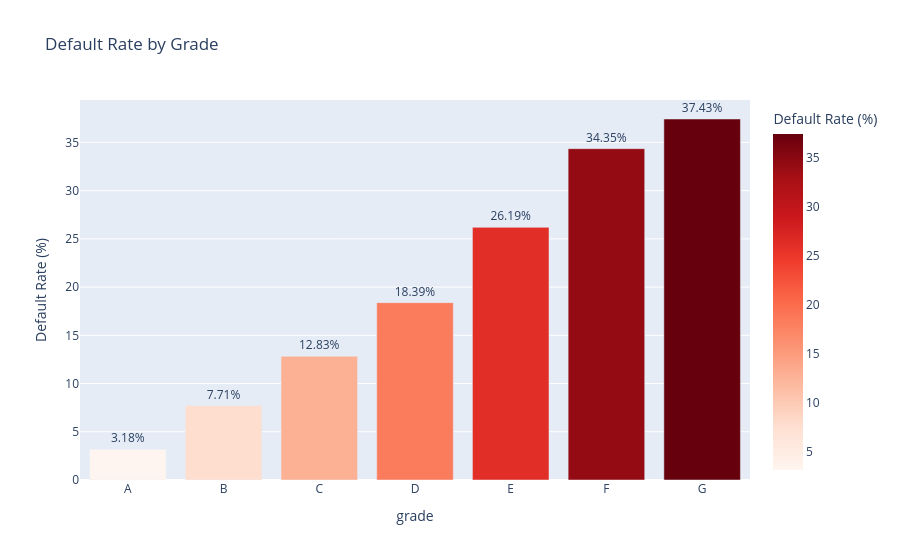
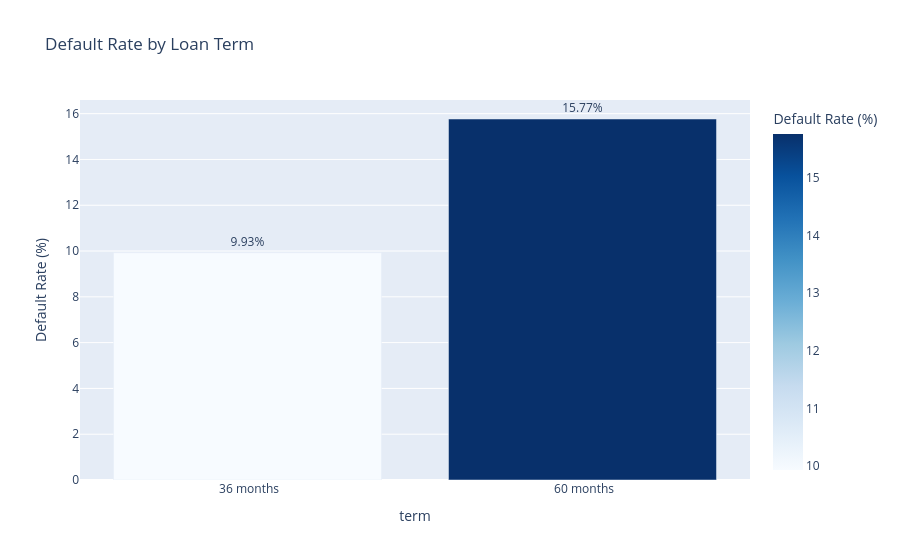

Notebook code for these charts, in order:
### Code cell
print("\n" + "="*80)
print("SECTION 3: DEFAULT RATE ANALYSIS BY KEY DIMENSIONS")
print("="*80)

# 3.1: Default Rate by Grade
print("\n\n3.1 DEFAULT RATE BY GRADE")
print("-" * 80)

default_by_grade = (
    loan_core.groupby("grade", observed=True)
    .agg({
        'default_flag': ['sum', 'count', 'mean']
    })
    .round(4)
)

default_by_grade.columns = ['Defaults', 'Total_Loans', 'Default_Rate']
default_by_grade = default_by_grade.sort_index()
default_by_grade['Default_Rate_%'] = (default_by_grade['Default_Rate'] * 100).round(2)

print(default_by_grade)
print(f"\nKey Insight: Default rates should generally increase from Grade A to G.")
print("Identify any inversions or unexpectedly high/low rates.")

#3.1 charting with plotly for better visualization

import plotly.express as px

# Recalculate clean plotting table
grade_plot = (
    loan_core
    .groupby("grade")["default_flag"]
    .mean()
    .reset_index()
)

grade_plot["Default Rate (%)"] = grade_plot["default_flag"] * 100

fig = px.bar(
    grade_plot,
    x="grade",
    y="Default Rate (%)",
    title="Default Rate by Grade",
    text="Default Rate (%)",
    color="Default Rate (%)",
    color_continuous_scale="Reds"
)

fig.update_traces(texttemplate='%{text:.2f}%', textposition='outside')
fig.update_layout(yaxis_title="Default Rate (%)")

fig.show()

# 3.2: Default Rate by Term
print("\n\n3.2 DEFAULT RATE BY LOAN TERM")
print("-" * 80)

default_by_term = (
    loan_core.groupby("term", observed=True)
    .agg({
        'default_flag': ['sum', 'count', 'mean']
    })
    .round(4)
)

default_by_term.columns = ['Defaults', 'Total_Loans', 'Default_Rate']
default_by_term['Default_Rate_%'] = (default_by_term['Default_Rate'] * 100).round(2)

print(default_by_term)
print(f"\nKey Insight: Longer-term loans may have higher default rates due to extended exposure.")

term_plot = (
    loan_core
    .groupby("term")["default_flag"]
    .mean()
    .reset_index()
)

term_plot["Default Rate (%)"] = term_plot["default_flag"] * 100

fig = px.bar(
    term_plot,
    x="term",
    y="Default Rate (%)",
    title="Default Rate by Loan Term",
    text="Default Rate (%)",
    color="Default Rate (%)",
    color_continuous_scale="Blues"
)

fig.update_traces(texttemplate='%{text:.2f}%', textposition='outside')
fig.show()

# 3.3: Default Rate by Disbursement Method
print("\n\n3.3 DEFAULT RATE BY DISBURSEMENT METHOD")
print("-" * 80)

default_by_disburse = (
    loan_core.groupby("disbursement_method", observed=True)
    .agg({
        'default_flag': ['sum', 'count', 'mean']
    })
    .round(4)
)

default_by_disburse.columns = ['Defaults', 'Total_Loans', 'Default_Rate']
default_by_disburse['Default_Rate_%'] = (default_by_disburse['Default_Rate'] * 100).round(2)

print(default_by_disburse)
print(f"\nKey Insight: Look for material differences in default rates by disbursement method.")

# 3.4: Cross-tabulation of Grade and Term
print("\n\n3.4 DEFAULT RATE BY GRADE AND TERM")
print("-" * 80)

grade_term_crosstab = pd.crosstab(
    loan_core['grade'],
    loan_core['term'],
    values=loan_core['default_flag'],
    aggfunc='mean'
).round(4) * 100

print("\nDefault Rate (%) - Grade x Term Matrix:")
print(grade_term_crosstab.round(2))

### Figure 1 — Plotly figure (JSON) as saved in the notebook; plotly's stock layout.template omitted (floating-point values rounded to 4 significant figures)
{"data": [{"hovertemplate": "grade=%{x}<br>Default Rate (%)=%{marker.color}<extra></extra>", "legendgroup": "", "marker": {"color": [3.181, 7.711, 12.83, 18.39, 26.19, 34.35, 37.43], "coloraxis": "coloraxis", "pattern": {"shape": ""}}, "name": "", "orientation": "v", "showlegend": false, "text": [3.181, 7.711, 12.83, 18.39, 26.19, 34.35, 37.43], "textposition": "outside", "texttemplate": "%{text:.2f}%", "type": "bar", "x": ["A", "B", "C", "D", "E", "F", "G"], "xaxis": "x", "y": [3.181, 7.711, 12.83, 18.39, 26.19, 34.35, 37.43], "yaxis": "y"}], "layout": {"barmode": "relative", "coloraxis": {"colorbar": {"title": {"text": "Default Rate (%)"}}, "colorscale": [[0, "rgb(255,245,240)"], [0.125, "rgb(254,224,210)"], [0.25, "rgb(252,187,161)"], [0.375, "rgb(252,146,114)"], [0.5, "rgb(251,106,74)"], [0.625, "rgb(239,59,44)"], [0.75, "rgb(203,24,29)"], [0.875, "rgb(165,15,21)"], [1, "rgb(103,0,13)"]]}, "legend": {"tracegroupgap": 0}, "title": {"text": "Default Rate by Grade"}, "xaxis": {"anchor": "y", "domain": [0, 1], "title": {"text": "grade"}}, "yaxis": {"anchor": "x", "domain": [0, 1], "title": {"text": "Default Rate (%)"}}}}

### Figure 2 — Plotly figure (JSON) as saved in the notebook; plotly's stock layout.template omitted (floating-point values rounded to 4 significant figures)
{"data": [{"hovertemplate": "term=%{x}<br>Default Rate (%)=%{marker.color}<extra></extra>", "legendgroup": "", "marker": {"color": [9.928, 15.77], "coloraxis": "coloraxis", "pattern": {"shape": ""}}, "name": "", "orientation": "v", "showlegend": false, "text": [9.928, 15.77], "textposition": "outside", "texttemplate": "%{text:.2f}%", "type": "bar", "x": [" 36 months", " 60 months"], "xaxis": "x", "y": [9.928, 15.77], "yaxis": "y"}], "layout": {"barmode": "relative", "coloraxis": {"colorbar": {"title": {"text": "Default Rate (%)"}}, "colorscale": [[0, "rgb(247,251,255)"], [0.125, "rgb(222,235,247)"], [0.25, "rgb(198,219,239)"], [0.375, "rgb(158,202,225)"], [0.5, "rgb(107,174,214)"], [0.625, "rgb(66,146,198)"], [0.75, "rgb(33,113,181)"], [0.875, "rgb(8,81,156)"], [1, "rgb(8,48,107)"]]}, "legend": {"tracegroupgap": 0}, "title": {"text": "Default Rate by Loan Term"}, "xaxis": {"anchor": "y", "domain": [0, 1], "title": {"text": "term"}}, "yaxis": {"anchor": "x", "domain": [0, 1], "title": {"text": "Default Rate (%)"}}}}
